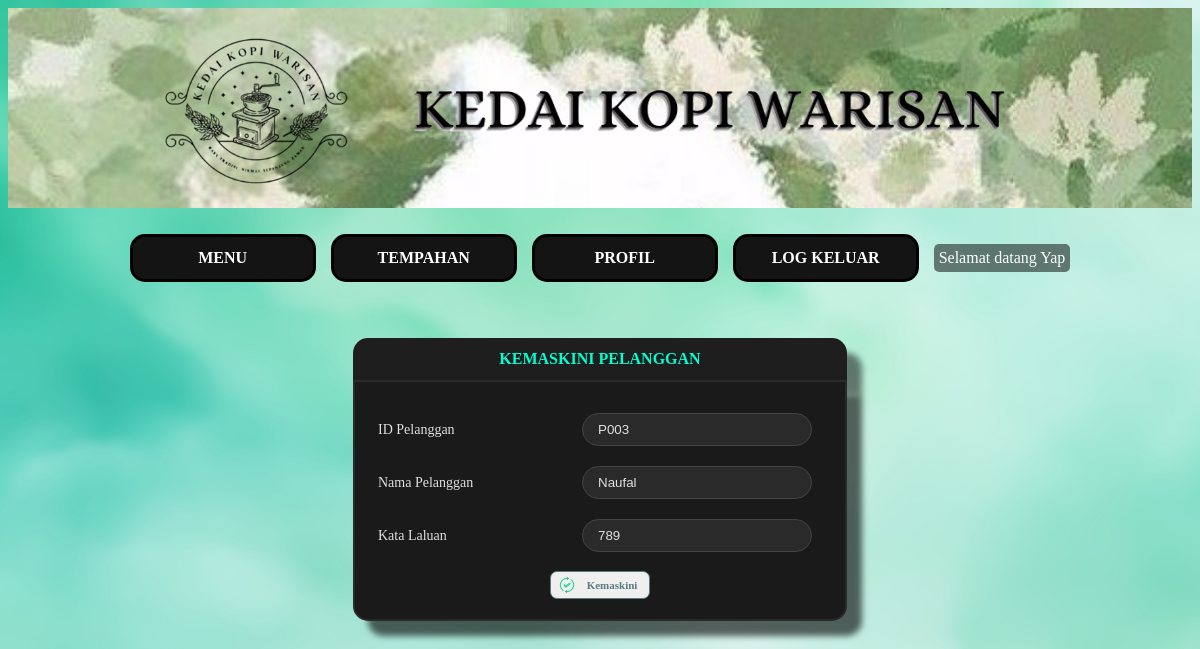
Screenshot of /tempahan/pelanggan_update_user.php?idpelanggan=P003 (signed in) with the database file from the repository.
### tables this page shows
CREATE TABLE `pelanggan` (
  `idpelanggan` varchar(4) NOT NULL,
  `katalaluan` varchar(8) DEFAULT NULL,
  `namapelanggan` varchar(30) DEFAULT NULL
);

### tempahan/pelanggan_update_user.php (the view, shortened to what this page needs)
<?php
    include("sambungan.php");
    include("pelanggan_menu.php");
    if (isset($_GET["idpelanggan"]))
		$idpelanggan = $_GET["idpelanggan"];
	$sql = "select * from pelanggan where idpelanggan = '$idpelanggan' ";
	$result = mysqli_query($sambungan, $sql);
	while($pelanggan = mysqli_fetch_array($result)) {
		$namapelanggan = $pelanggan["namapelanggan"];
		$katalaluan = $pelanggan["katalaluan"];
	}
?>
<link rel="stylesheet" href="aborang.css">
<link rel="stylesheet" href="abutton.css">
<h3 class="panjang">KEMASKINI PELANGGAN</h3>
<form class="panjang" action="pelanggan_update_user.php" method="post">
    <table>
        <tr>
            <td>ID Pelanggan</td>
            <td><input type="text" name="idpelanggan" value="<?php echo $idpelanggan; ?>" readonly></td>
        </tr>
        <tr>
            <td>Nama Pelanggan</td>
            <td><input type="text" name="namapelanggan" value="<?php echo $namapelanggan; ?>"></td>
        </tr>
        <tr>
            <td>Kata Laluan</td>
            <td><input type="text" name="katalaluan" value="<?php echo $katalaluan; ?>"></td>
        </tr>
    </table>
    <button class="update" type="submit" name="submit">Kemaskini</button>
</form>

### tempahan/pelanggan_menu.php (shortened to what this page needs)
<link rel="stylesheet" href="amenu.css">
<header id="pageHeader">
    <img class="logo" src="imej/logo_old.png">
    <img class="kelab" src="imej/namakedai.png">
</header>
<nav>
    <ul>
        <li>
            <a href="index.php"><b>MENU</b></a>
        </li>
    </ul>
    <ul>
        <li>
           <?php
               if (isset($_SESSION["idpelanggan"]))
                   echo "<a href='tempahan_senarai.php'><b>TEMPAHAN</b></a>";
               else
                   echo "<a href='javascript:papar();'><b>TEMPAHAN</b></a>";
            ?>
        </li>
    </ul>
    <ul>
        <li>
           <?php
               if (isset($_SESSION["idpelanggan"]))
                   echo "<a href='pelanggan_update_user.php'><b>PROFIL</b></a>";
               else
                   echo "<a href='javascript:papar();'><b>PROFIL</b></a>";
            ?>
        </li>
    </ul>
    <ul>
        <li>
           <?php
               if (isset($_SESSION["idpelanggan"]))
                   echo "<a href='logout.php'><b>LOG KELUAR</b></a>";
               else
                   echo "<a href='login.php'><b>LOG MASUK</b></a>";
            ?>
        </li>
    </ul>
    <?php
       if (isset($_SESSION["idpelanggan"])) {
          $idpelanggan = $_SESSION["idpelanggan"];
          $sql = "select * from pelanggan where idpelanggan = '$idpelanggan' ";
          $result = mysqli_query($sambungan, $sql);
          $pelanggan = mysqli_fetch_array($result);
          echo "<span class='welcome-message'>Selamat datang $pelanggan[namapelanggan]</span>";
       }
    ?>
</nav>
<body>
</body>

### tempahan/amenu.css (style rules this page uses)
body { background-image: url(imej/background2.jpg); background-size: cover; background-attachment: fixed; background-position: center; }
img.logo { width: 200px; margin-top: 5px; margin-right: 20px; }
header { height: 200px; display: flex; align-items: center; justify-content: center; margin-top: 5px; background-image: url(imej/header2.jpeg); background-size: cover; background-attachment: fixed; background-position: center; transition: opacity 0.3s ease; }
nav { top: 140px; width: 100%; height: 100px; padding: 0px; display: flex; align-items: center; justify-content: center; }
ul { list-style: none; padding: 0px; margin: 0px; text-align: center; }
ul li { display: block; float: left; position: relative; }
ul li a { font-family: alice; font-size: 16px; font-weight: normal; text-align: center; color: white; text-decoration: none; width: 150px; padding: 12px 15px; border: 3px solid black; border-radius: 15px; background-color: #141414; margin: 4px 15px 4px 0px; display: block; transition: background-color 0.3s ease, transform 0.3s ease, box-shadow 0.3s ease; position: relative; overflow: hidden; }
ul li a::before { content: ''; position: absolute; top: 50%; left: 50%; width: 300%; height: 300%; background: rgba(255, 255, 255, 0.2); border-radius: 50%; transition: transform 0.5s ease; z-index: 0; transform: translate(-50%, -50%) scale(0); }
.welcome-message { color: white; font-size: 16px; background-color: rgba(0, 0, 0, 0.5); padding: 5px; border-radius: 5px; }

### tempahan/aborang.css (style rules this page uses)
h3, h3.panjang, h3.pendek { font-family: alice; font-size: 16px; font-weight: bold; text-align: center; color: #00ffd0; padding: 12px 22px; border-radius: 15px 15px 0px 0px; margin: 30px auto 0px; width: 450px; background-color: #1e1e1e; box-shadow: 15px 15px 6px 0px rgba(0, 0, 0, 0.5); }
form, form.panjang, form.pendek { text-align: center; padding: 20px; border: 2px solid #2a2a2a; border-radius: 0px 0px 15px 15px; margin: 0px auto; width: 450px; background-color: #1a1a1a; box-shadow: 15px 15px 6px 0px rgba(0, 0, 0, 0.6); color: #e0e0e0; }
input[type="text"], input[type="password"], input[type="file"], select { width: 230px; padding: 8px 15px; margin: 8px 0; border-radius: 20px; border: 1px solid #444; background-color: #2a2a2a; color: #e0e0e0; outline: none; transition: border-color 0.3s ease, background-color 0.3s ease; }
::placeholder { color: #aaa; }
td:nth-child(1) { font-family: alice; font-size: 14px; color: #e0e0e0; text-align: left; width: 200px; }

### tempahan/abutton.css (style rules this page uses)
button { font-family: verdana; font-weight: bold; font-size: 11px; text-align: center; color: #587B7F; width: 100px; padding: 7px 8px 7px 32px; border: 1px solid #587B7F; border-radius: 7px; margin-top: 8px; background-position: 8px; background-repeat: no-repeat; transition: background-color 0.3s ease, transform 0.3s ease, box-shadow 0.3s ease; }
button.update { background-image: url(imej/update.png); }

### rows the page displays
pelanggan: namapelanggan "Yap"
pelanggan: namapelanggan "Naufal", katalaluan "789"
